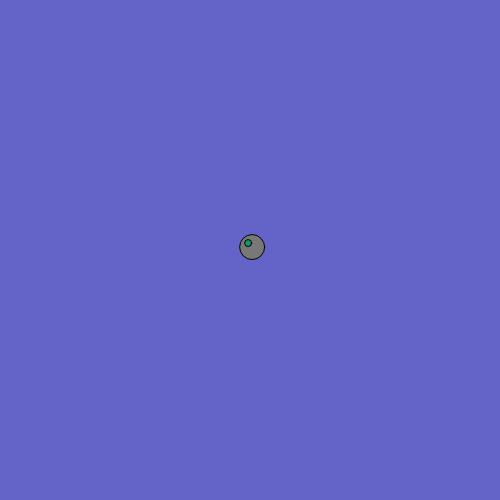
Frame 1 (no input)
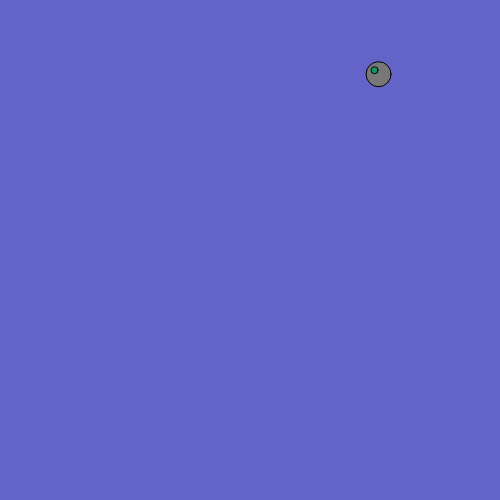
Frame 60 (no input)
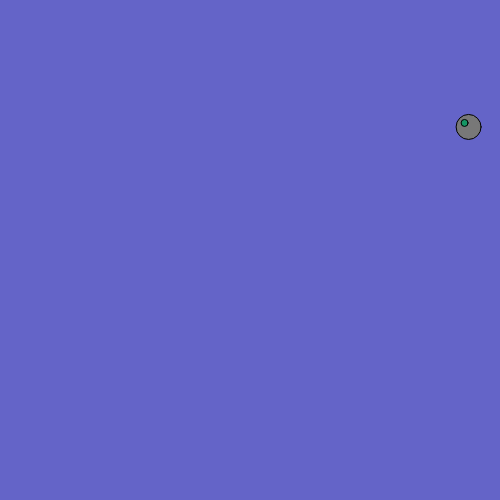
Frame 120 (the mouse pressed at the canvas centre since frame 60)

The p5.js sketch that drew these frames (run headless with seeded random() and noise() and a simulated clock; from frame 60 on, the mouse is pressed at the canvas centre):

// p5.js sketch
// ── sketch.js
// Example 2.3.2  Bounce Vector Movement Code
let speedx, speedy, lox, loy;

function setup() {
    background(0);
    createCanvas(500, 500);
    speedx = random(-5, 5);
    speedy = random(-5, 5);
    lox = height / 2;
    loy = width / 2;
}

function draw() {
    background(100, 100, 200);
    if (lox < 13) {
        speedx = -speedx;
    }
    if (lox > width - 13) {
        speedx = -speedx;
    }
    // this is the short hand way of doing the same as the 2 'ifs' above
    // this uses or '||'
    if ((loy < 13) || (loy > height - 13)) {
        speedy = -speedy;
    }

    // update the position of the ball and print to screen
    lox += speedx;
    loy += speedy;
    // rect (lox,loy,30,30, 5);
    ball(lox,loy);
    
}

  function ball(lx,ly) {
    fill(120);
    ellipse(lx,ly, 25, 25);
    fill(20,150,100);
    ellipse(lx-4,ly-4, 7, 7);
  }
